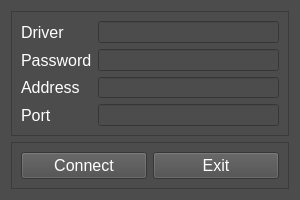
<?xml version="1.0" encoding="UTF-8"?>
<ui version="4.0">
 <class>Connect</class>
 <widget class="QWidget" name="Connect">
  <property name="geometry">
   <rect>
    <x>0</x>
    <y>0</y>
    <width>300</width>
    <height>200</height>
   </rect>
  </property>
  <property name="sizePolicy">
   <sizepolicy hsizetype="Fixed" vsizetype="Fixed">
    <horstretch>0</horstretch>
    <verstretch>0</verstretch>
   </sizepolicy>
  </property>
  <property name="minimumSize">
   <size>
    <width>300</width>
    <height>200</height>
   </size>
  </property>
  <property name="maximumSize">
   <size>
    <width>300</width>
    <height>200</height>
   </size>
  </property>
  <property name="windowTitle">
   <string>ACC Engineer Connect</string>
  </property>
  <property name="styleSheet">
   <string notr="true">background-color: rgb(76, 76, 76);
color: rgb(255, 255, 255);
font: 16px;</string>
  </property>
  <property name="locale">
   <locale language="English" country="UnitedStates"/>
  </property>
  <layout class="QVBoxLayout" name="verticalLayout">
   <item>
    <widget class="QFrame" name="ServerInfoFrame">
     <property name="styleSheet">
      <string notr="true"/>
     </property>
     <property name="frameShape">
      <enum>QFrame::StyledPanel</enum>
     </property>
     <property name="frameShadow">
      <enum>QFrame::Raised</enum>
     </property>
     <layout class="QFormLayout" name="formLayout">
      <item row="0" column="0">
       <widget class="QLabel" name="DriverLabel">
        <property name="text">
         <string>Driver</string>
        </property>
       </widget>
      </item>
      <item row="0" column="1">
       <widget class="QLineEdit" name="DriverEdit"/>
      </item>
      <item row="1" column="0">
       <widget class="QLabel" name="PasswordLabel">
        <property name="text">
         <string>Password</string>
        </property>
       </widget>
      </item>
      <item row="1" column="1">
       <widget class="QLineEdit" name="PasswordEdit"/>
      </item>
      <item row="2" column="0">
       <widget class="QLabel" name="AddressLabel">
        <property name="text">
         <string>Address</string>
        </property>
       </widget>
      </item>
      <item row="2" column="1">
       <widget class="QLineEdit" name="AddressEdit"/>
      </item>
      <item row="3" column="0">
       <widget class="QLabel" name="PortLabel">
        <property name="text">
         <string>Port</string>
        </property>
       </widget>
      </item>
      <item row="3" column="1">
       <widget class="QLineEdit" name="PortEdit"/>
      </item>
     </layout>
    </widget>
   </item>
   <item>
    <widget class="QFrame" name="ButtonsFrame">
     <property name="sizePolicy">
      <sizepolicy hsizetype="Expanding" vsizetype="Fixed">
       <horstretch>0</horstretch>
       <verstretch>0</verstretch>
      </sizepolicy>
     </property>
     <property name="frameShape">
      <enum>QFrame::StyledPanel</enum>
     </property>
     <property name="frameShadow">
      <enum>QFrame::Raised</enum>
     </property>
     <layout class="QHBoxLayout" name="horizontalLayout">
      <item>
       <widget class="QPushButton" name="ConnectButton">
        <property name="text">
         <string>Connect</string>
        </property>
       </widget>
      </item>
      <item>
       <widget class="QPushButton" name="ExitButton">
        <property name="locale">
         <locale language="English" country="UnitedStates"/>
        </property>
        <property name="text">
         <string>Exit</string>
        </property>
       </widget>
      </item>
     </layout>
    </widget>
   </item>
  </layout>
 </widget>
 <resources/>
 <connections/>
</ui>
